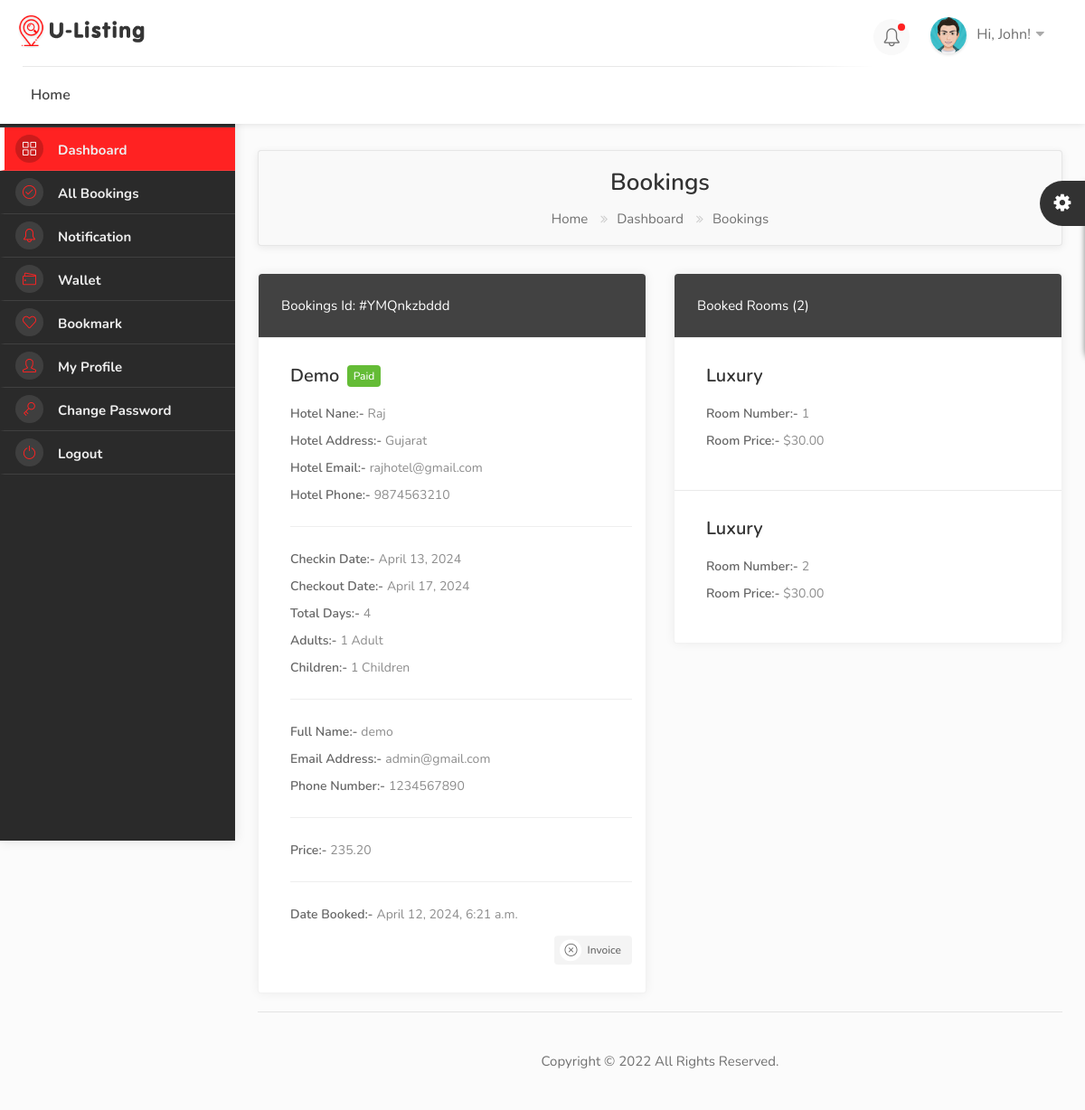
Page /dashboard/booking-detail/YMQnkzbddd/ (signed in) on the committed database.
### hotel/models.py (models this page shows, shortened)
class Booking(models.Model):
    user = models.ForeignKey(User, on_delete=models.SET_NULL, null=True, blank=True)
    payment_status = models.CharField(max_length=100, choices=PAYMENT_STATUS)
    coupons = models.ManyToManyField('hotel.Coupon', blank=True)
    full_name = models.CharField(max_length=100)
    email = models.CharField(max_length=100)
    phone = models.CharField(max_length=100)
    hotel = models.ForeignKey(Hotel, on_delete=models.SET_NULL, null=True, blank=True)
    room_type = models.ForeignKey(RoomType, on_delete=models.SET_NULL, null=True, blank=True)
    room = models.ManyToManyField(Room)
    before_discount = models.DecimalField(max_digits=12, decimal_places=2, default=0.00)
    total = models.DecimalField(max_digits=12, decimal_places=2, default=0.00)
    saved = models.DecimalField(max_digits=12, decimal_places=2, default=0.00)
    check_in_date = models.DateField()
    check_out_date = models.DateField()
    total_days = models.PositiveIntegerField(default=0)
    num_adults = models.PositiveIntegerField(default=1)
    num_children = models.PositiveIntegerField(default=0)
    checked_in = models.BooleanField(default=False)
    checked_out = models.BooleanField(default=False)
    is_active = models.BooleanField(default=False)
    checked_in_tracker = models.BooleanField(default=False)
    checked_out_tracker = models.BooleanField(default=False)
    bid = ShortUUIDField(unique=True, length=10, max_length=20)
    date = models.DateTimeField(auto_now_add=True)
    stripe_payment_intent = models.CharField(max_length=200, null=True, blank=True)
    success_id = ShortUUIDField(length=10, max_length=20, null=True, blank=True)
    booking_id = ShortUUIDField(unique=True, length=10, max_length=20)

class Hotel(models.Model):
    user = models.ForeignKey(User, on_delete=models.SET_NULL, null=True)
    name = models.CharField(max_length=100, null=True, blank=True)
    description = CKEditor5Field(null=True, blank=True, config_name="extends")
    image = models.FileField(upload_to="hotel_gallery")
    address = models.CharField(max_length=200)
    mobile = models.CharField(max_length=200)
    email = models.CharField(max_length=100)
    status = models.CharField(max_length=20, choices=HOTEL_STATUS, default="Live")
    tags = TaggableManager(blank=True)
    views = models.IntegerField(default=0)
    featured = models.BooleanField(default=False)
    hid = ShortUUIDField(unique=True, length=10, max_length=20)
    slug = models.SlugField(unique=True)
    date = models.DateTimeField(auto_now_add=True)
    def hotel_gallery(self):
        return HotelGallery.objects.filter(hotel=self)

class Room(models.Model):
    hotel = models.ForeignKey(Hotel, on_delete=models.CASCADE)
    room_type = models.ForeignKey(RoomType, on_delete=models.CASCADE)
    room_number = models.CharField(max_length=200)
    is_available = models.BooleanField(default=True)
    rid = ShortUUIDField(unique=True, length=10, max_length=20)
    date = models.DateTimeField(auto_now_add=True)
    class Meta:
        verbose_name_plural = "Rooms"

class RoomType(models.Model):
    hotel = models.ForeignKey(Hotel, on_delete=models.CASCADE)
    type = models.CharField(max_length=10)
    price = models.DecimalField(max_digits=12, decimal_places=2, default=0.00)
    number_of_beds = models.PositiveIntegerField(default=0)
    room_capacity = models.PositiveIntegerField(default=0)
    rtid = ShortUUIDField(unique=True, length=10, max_length=20)
    slug = models.SlugField(unique=True)
    date = models.DateTimeField(auto_now_add=True)
    class Meta:
        verbose_name_plural = "Room Types"

### user_dashboard/views.py (the view)
# urls.py: path("booking-detail/<booking_id>/", views.booking_detail, name="booking_detail"),
@login_required
def booking_detail(request, booking_id):
    booking = Booking.objects.get(booking_id=booking_id, user=request.user, payment_status="Paid")
    context = {
        "booking": booking,
    }
    return render(request, "user_dashboard/booking_detail.html", context)

### templates/user_dashboard/booking_detail.html
{% extends 'partials/dashboard_base.html' %}
{% load static %}
{% block content %}
<div class="utf_dashboard_content">
    <div id="titlebar" class="dashboard_gradient">
        <div class="row">
            <div class="col-md-12">
                <h2>Bookings</h2>
                <nav id="breadcrumbs">
                    <ul>
                        <li><a href="/">Home</a></li>
                        <li><a href="dashboard.html">Dashboard</a></li>
                        <li>Bookings</li>
                    </ul>
                </nav>
            </div>
        </div>
    </div>
    <div class="row">
        <div class="col-lg-6 col-md-6">
            <div class="utf_dashboard_list_box margin-top-0">
                <h4>Bookings Id: #{{booking.booking_id}}</h4>
                <ul>
                    <li class="utf_approved_booking_listing">
                        <div class="utf_list_box_listing_item bookings">
                            <div class="utf_list_box_listing_item_content">
                                <div class="inner">
                                    <h3>{{booking.full_name|title}} <span class="utf_booking_listing_status">{{booking.payment_status|title}}</span></h3>
                                    <div class="utf_inner_booking_listing_list">
                                        <h5>Hotel Nane:-</h5>
                                        <ul class="utf_booking_listing_list">
                                            <li>{{booking.hotel.name}}</li>
                                        </ul>
                                    </div>
                                    <div class="utf_inner_booking_listing_list">
                                        <h5>Hotel Address:-</h5>
                                        <ul class="utf_booking_listing_list">
                                            <li class="highlighted">{{booking.hotel.address}}</li>
                                        </ul>
                                    </div>
                                    <div class="utf_inner_booking_listing_list">
                                        <h5>Hotel Email:-</h5>
                                        <ul class="utf_booking_listing_list">
                                            <li class="highlighted">{{booking.hotel.email}}</li>
                                        </ul>
                                    </div>
                                    <div class="utf_inner_booking_listing_list">
                                        <h5>Hotel Phone:-</h5>
                                        <ul class="utf_booking_listing_list">
                                            <li class="highlighted">{{booking.hotel.mobile}}</li>
                                        </ul>
                                    </div>
                                    <hr/>
                                    <div class="utf_inner_booking_listing_list">
                                        <h5>Checkin Date:-</h5>
                                        <ul class="utf_booking_listing_list">
                                            <li class="highlighted">{{booking.check_in_date}}</li>
                                        </ul>
                                    </div>
                                    <div class="utf_inner_booking_listing_list">
                                        <h5>Checkout Date:-</h5>
                                        <ul class="utf_booking_listing_list">
                                            <li class="highlighted">{{booking.check_out_date}}</li>
                                        </ul>
                                    </div>
                                    <div class="utf_inner_booking_listing_list">
                                        <h5>Total Days:-</h5>
                                        <ul class="utf_booking_listing_list">
                                            <li class="highlighted">{{booking.total_days}}</li>
                                        </ul>
                                    </div>
                                    <div class="utf_inner_booking_listing_list">
                                        <h5>Adults:-</h5>
                                        <ul class="utf_booking_listing_list">
                                            <li class="highlighted">{{booking.num_adults}} Adult</li>
                                        </ul>
                                    </div>
                                    <div class="utf_inner_booking_listing_list">
                                        <h5>Children:-</h5>
                                        <ul class="utf_booking_listing_list">
                                            <li class="highlighted">{{booking.num_children}} Children</li>
                                        </ul>
                                    </div>
                                    <hr/>
                                    <div class="utf_inner_booking_listing_list">
                                        <h5>Full Name:-</h5>
                                        <ul class="utf_booking_listing_list">
                                            <li class="highlighted">{{booking.full_name}}</li>
                                        </ul>
                                    </div>
                                    <div class="utf_inner_booking_listing_list">
                                        <h5>Email Address:-</h5>
                                        <ul class="utf_booking_listing_list">
                                            <li class="highlighted">{{booking.email}}</li>
                                        </ul>
                                    </div>
                                    <div class="utf_inner_booking_listing_list">
                                        <h5>Phone Number:-</h5>
                                        <ul class="utf_booking_listing_list">
                                            <li class="highlighted">{{booking.phone}}</li>
                                        </ul>
                                    </div>
                                    <hr/>
                                    <div class="utf_inner_booking_listing_list">
                                        <h5>Price:-</h5>
                                        <ul class="utf_booking_listing_list">
                                            <li class="highlighted">{{booking.total}}</li>
                                        </ul>
                                    </div>
                                    <hr/>
                                    <div class="utf_inner_booking_listing_list">
                                        <h5>Date Booked:-</h5>
                                        <ul class="utf_booking_listing_list">
                                            <li class="highlighted">{{booking.date}}</li>
                                        </ul>
                                    </div>
                                </div>
                            </div>
                        </div>
                        <div class="buttons-to-right"> <a href="#" class="button gray reject"><i
                            class="sl sl-icon-close"></i> Invoice</a> </div>
                    </li>
                </ul>
            </div>
        </div>
        <div class="col-lg-6 col-md-6">
            <div class="utf_dashboard_list_box margin-top-0">
                <h4>Booked Rooms ({{booking.room.all.count}})</h4>
                <ul>
                    {% for r in booking.room.all %}
                        <li class="utf_approved_booking_listing">
                            <div class="utf_list_box_listing_item bookings">
                                <div class="utf_list_box_listing_item_content">
                                    <div class="inner">
                                        <h3>{{r.room_type.type}}</h3>
                                        <div class="utf_inner_booking_listing_list">
                                            <h5>Room Number:-</h5>
                                            <ul class="utf_booking_listing_list">
                                                <li>{{r.room_number}}</li>
                                            </ul>
                                        </div>
                                        <div class="utf_inner_booking_listing_list">
                                            <h5>Room Price:-</h5>
                                            <ul class="utf_booking_listing_list">
                                                <li class="highlighted">${{r.room_type.price}}</li>
                                            </ul>
                                        </div>
                                    </div>
                                </div>
                            </div>
                        </li>
                    {% endfor %}
                </ul>
            </div>
        </div>
        <div class="col-md-12">
            <div class="footer_copyright_part">Copyright © 2022 All Rights Reserved.</div>
        </div>
    </div>
</div>
{% endblock content %}

### static/css/mmenu.css (style rules this page uses)
:root { --mm-line-height:20px; --mm-listitem-size:44px; --mm-navbar-size:44px; --mm-offset-top:0; --mm-offset-right:0; --mm-offset-bottom:0; --mm-offset-left:0; --mm-color-border:rgba(0, 0, 0, 0.1); --mm-color-button:rgba(0, 0, 0, 0.3); --mm-color-text:rgba(0, 0, 0, 0.75); --mm-color-text-dimmed:rgba(0, 0, 0, 0.3); --mm-color-background:#f3f3f3; --mm-color-background-highlight:rgba(0, 0, 0, 0.05); --mm-color-background-emphasis:rgba(255, 255, 255, 0.4); --mm-shadow:0 0 10px rgba(0, 0, 0, 0.3) }

### static/css/style.css (style rules this page uses)
body { color: #707070; font-size: 15px; line-height: 28px; background-color: #fff; }
body, h1, h2, h3, h4, h5, h6, input[type="text"], input[type="password"], input[type="email"], textarea, select, input[type="button"], input[type="submit"], button, #tiptip_content, .map-box p, .map-box div, .numerical-rating .utf_counter_star_rating, body .nav_responsive i.menu-trigger:after { font-family:'Nunito', sans-serif; text-transform: none; }
h1, h2, h3, h4, h5, h6 { color: #323232; }
* { margin: 0px; padding: 0px; box-sizing: border-box; }
ul, li { margin: 0px; list-style-type: none; }

### rows in the picture
Booking: booking_id "YMQnkzbddd", full_name "Demo", payment_status "Paid", hotel.name "Raj", hotel.address "Gujarat", hotel.email "rajhotel@gmail.com", hotel.mobile "9874563210", check_in_date "April 13, 2024", check_out_date "April 17, 2024", total_days "4", num_adults "1", num_children "1", full_name "demo", email "admin@gmail.com", phone "1234567890", total "235.20", date "April 12, 2024, 6:21 a.m.", room.all.count "2"
Room: room_type.type "Luxury", room_number "1", room_type.price "30.00"
Room: room_type.type "Luxury", room_number "2", room_type.price "30.00"
